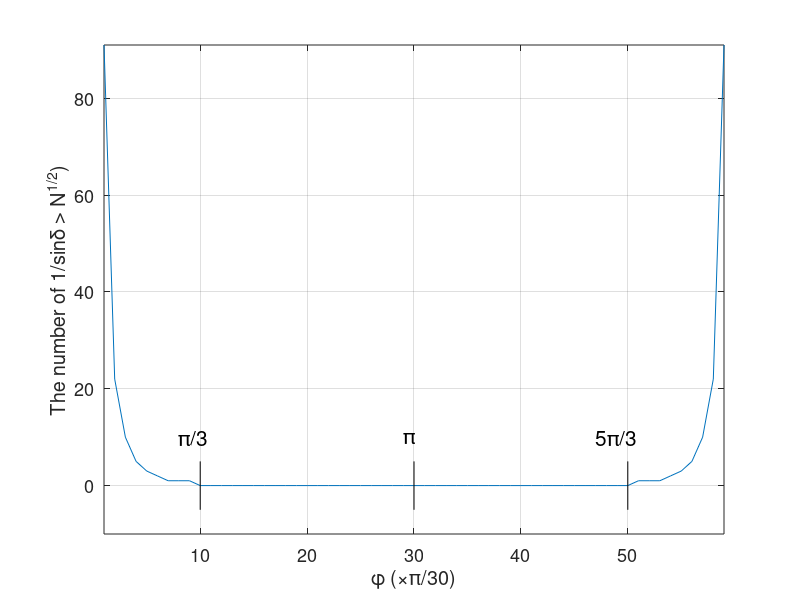
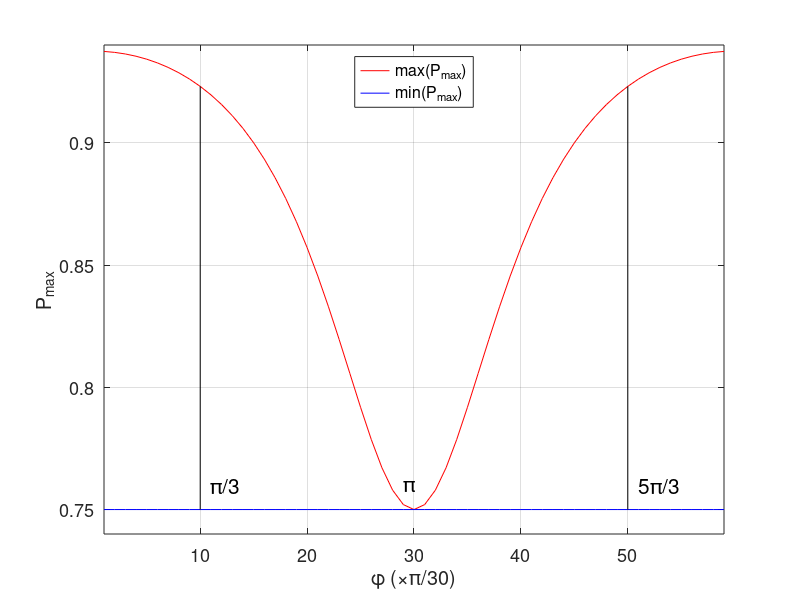

Reproduce these figures in MATLAB, in order.
% =========================================================================

% This program is used to generate Figure 10 in the paper

% =========================================================================

clear all
close all
clc

n=30;
Phi=pi/n*[1:2*n-1];
N=2^20;M=1:0.75*N;
SIN=sqrt(M/N);
for i=1:length(Phi)
    P(:,i)=(2*cos(Phi(i))*SIN.^2+1-SIN.^2+2)./(4-2*SIN.^2*(1-cos(Phi(i))));
    Sin_Delta(:,i) = 2*SIN*sin(Phi(i)/2).*sqrt(1-SIN.^2*sin(Phi(i)/2)^2);
end
MAX=max(P); MIN=min(P);
SUM=sum(round(1./Sin_Delta)>sqrt(N));
[MAX' MIN' SUM']

figure(1)
hold on
plot([1:2*n-1],SUM)
plot([10 10],[-5 5],'k',[30 30],[-5 5],'k',[50 50],[-5 5],'k')
text(8,10,'\pi/3','FontSize',15)
text(29,10,'\pi','FontSize',15)
text(47,10,'5\pi/3','FontSize',15)
axis([1,2*n-1,-10,max(SUM)])
xlabel('\phi (\times\pi/30)')
ylabel('The number of 1/sin\delta > N^{1/2})')
grid on
set(gca,'FontSize',13);
box on

figure(2)
hold on
plot([1:2*n-1],MAX,'r',[1:2*n-1],MIN,'b')
plot([10 10],[0.75 MAX(10)],'k',[50 50],[0.75 MAX(50)],'k')
text(11,0.76,'\pi/3','FontSize',15)
text(29,0.76,'\pi','FontSize',15)
text(51,0.76,'5\pi/3','FontSize',15)
axis([1,2*n-1,0.74,0.94])
xlabel('\phi (\times\pi/30)')
ylabel('P_{max}')
grid on
legend('max(P_{max})','min(P_{max})','Location','North')
set(gca,'FontSize',13);
box on
